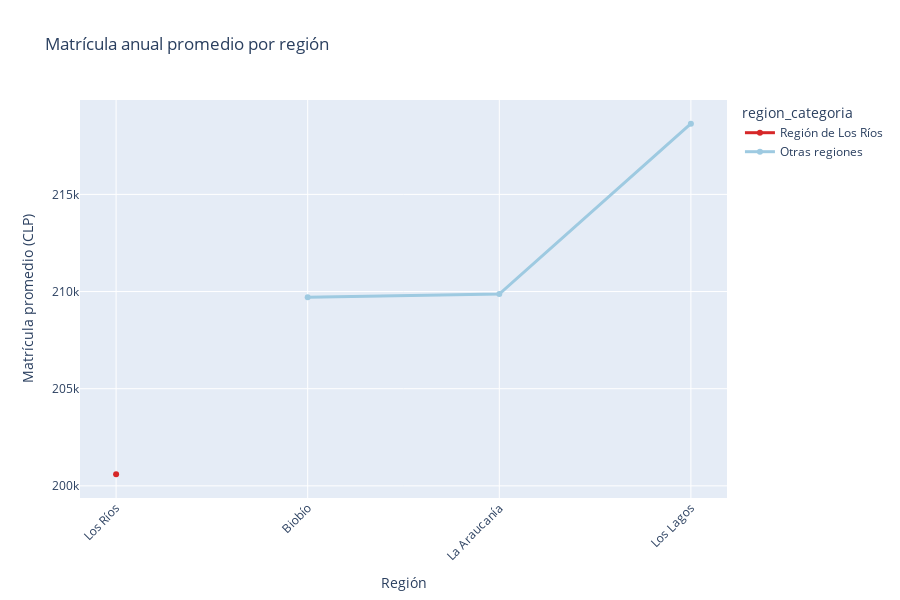

The cell this chart's notebook holds for it:
### Markdown cell above
## Línea de matrícula anual promedio
La matrícula promedio entrega contexto sobre los costos iniciales que enfrentan las y los postulantes.

### Code cell
ordered_matricula = regions_summary.sort_values('matricula_promedio')
fig_matricula = px.line(
    ordered_matricula,
    x='region_sede',
    y='matricula_promedio',
    markers=True,
    color='region_categoria',
    color_discrete_map=color_map,
    title='Matrícula anual promedio por región',
    labels={'region_sede': 'Región', 'matricula_promedio': 'Matrícula promedio (CLP)'}
)
fig_matricula.update_traces(line_width=3)
fig_matricula.update_layout(xaxis_tickangle=-45, height=600)
fig_matricula

### Figure 1 — Plotly figure (JSON) as saved in the notebook; plotly's stock layout.template omitted (floating-point values rounded to 4 significant figures)
{"data": [{"hovertemplate": "region_categoria=Región de Los Ríos<br>Región=%{x}<br>Matrícula promedio (CLP)=%{y}<extra></extra>", "legendgroup": "Región de Los Ríos", "line": {"color": "#d62728", "dash": "solid", "width": 3}, "marker": {"symbol": "circle"}, "mode": "lines+markers", "name": "Región de Los Ríos", "orientation": "v", "showlegend": true, "type": "scatter", "x": ["Los Ríos"], "xaxis": "x", "y": [200600.0], "yaxis": "y"}, {"hovertemplate": "region_categoria=Otras regiones<br>Región=%{x}<br>Matrícula promedio (CLP)=%{y}<extra></extra>", "legendgroup": "Otras regiones", "line": {"color": "#9ecae1", "dash": "solid", "width": 3}, "marker": {"symbol": "circle"}, "mode": "lines+markers", "name": "Otras regiones", "orientation": "v", "showlegend": true, "type": "scatter", "x": ["Biobío", "La Araucanía", "Los Lagos"], "xaxis": "x", "y": [209700.0, 209900.0, 218600.0], "yaxis": "y"}], "layout": {"height": 600, "legend": {"title": {"text": "region_categoria"}, "tracegroupgap": 0}, "title": {"text": "Matrícula anual promedio por región"}, "xaxis": {"anchor": "y", "domain": [0, 1], "tickangle": -45, "title": {"text": "Región"}}, "yaxis": {"anchor": "x", "domain": [0, 1], "title": {"text": "Matrícula promedio (CLP)"}}}}
